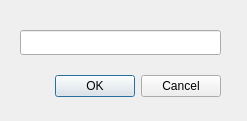
<?xml version="1.0" encoding="UTF-8"?>
<ui version="4.0">
 <class>Dialog</class>
 <widget class="QDialog" name="Dialog">
  <property name="geometry">
   <rect>
    <x>0</x>
    <y>0</y>
    <width>247</width>
    <height>121</height>
   </rect>
  </property>
  <property name="sizePolicy">
   <sizepolicy hsizetype="Fixed" vsizetype="Fixed">
    <horstretch>0</horstretch>
    <verstretch>0</verstretch>
   </sizepolicy>
  </property>
  <property name="windowTitle">
   <string>Choose keybinding</string>
  </property>
  <widget class="QDialogButtonBox" name="buttonBox">
   <property name="geometry">
    <rect>
     <x>20</x>
     <y>70</y>
     <width>201</width>
     <height>32</height>
    </rect>
   </property>
   <property name="orientation">
    <enum>Qt::Horizontal</enum>
   </property>
   <property name="standardButtons">
    <set>QDialogButtonBox::Cancel|QDialogButtonBox::Ok</set>
   </property>
  </widget>
  <widget class="QLineEdit" name="keybindingEdit">
   <property name="geometry">
    <rect>
     <x>20</x>
     <y>30</y>
     <width>201</width>
     <height>25</height>
    </rect>
   </property>
  </widget>
 </widget>
 <resources/>
 <connections>
  <connection>
   <sender>buttonBox</sender>
   <signal>accepted()</signal>
   <receiver>Dialog</receiver>
   <slot>accept()</slot>
   <hints>
    <hint type="sourcelabel">
     <x>248</x>
     <y>254</y>
    </hint>
    <hint type="destinationlabel">
     <x>157</x>
     <y>274</y>
    </hint>
   </hints>
  </connection>
  <connection>
   <sender>buttonBox</sender>
   <signal>rejected()</signal>
   <receiver>Dialog</receiver>
   <slot>reject()</slot>
   <hints>
    <hint type="sourcelabel">
     <x>316</x>
     <y>260</y>
    </hint>
    <hint type="destinationlabel">
     <x>286</x>
     <y>274</y>
    </hint>
   </hints>
  </connection>
 </connections>
</ui>
